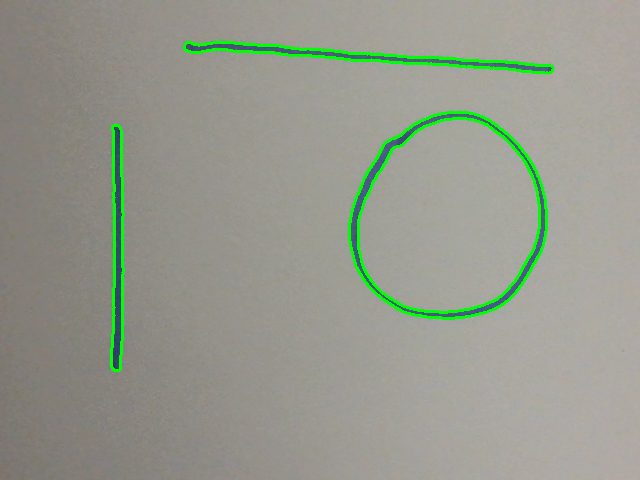
#> input picture vector/formitas.png, 640 x 480 px, found by its file name
$ python contour_to_coordinate_file.py
#> lines starting #> are read from the running program, lines starting #| are printed output that depends on the picture; after the words box and inside, x2 and y2 are one past the last pixel; in counts of white or black regions, pixels touching at a corner belong together
### vector/reduced_coords.py
from matplotlib import pyplot as plt
from scipy.interpolate import interp1d
import numpy
import random
import math


def reduced_coords(x_coords, y_coords, factor):
    n_points = int(len(x_coords) * factor)
    x_coords = numpy.array(x_coords)
    x_min = x_coords.min()
    x_max = x_coords.max()
    x_range = x_max - x_min
    distances = []
    tallied_distances = [0]
    tallied_distance = 0
    for i in range(0, len(x_coords) - 1):
        xi = x_coords[i]
        xf = x_coords[i + 1]
        yi = y_coords[i]
        yf = y_coords[i + 1]
        d = math.sqrt((xf - xi) ** 2 + (yf - yi) ** 2)
        tallied_distance += d
        tallied_distances.append(tallied_distance)
    random_distances_along_line = [0]
    for i in range(0, n_points - 2):
        random_distances_along_line.append(random.random() * tallied_distance)
    random_distances_along_line.sort()
    new_x_points = [x_coords[0]]
    new_y_points = [y_coords[0]]
    for i in range(0, len(random_distances_along_line)):
        dt = random_distances_along_line[i]
        for j in range(0, len(tallied_distances) - 1):
            di = tallied_distances[j]
            df = tallied_distances[j + 1]
            if di < dt and dt < df:
                difference = dt - di
                xi = x_coords[j]
                xf = x_coords[j + 1]
                yi = y_coords[j]
                yf = y_coords[j + 1]
                xt = xi + (xf - xi) * difference / (df - di)
                yt = yi + (yf - yi) * difference / (df - di)
                new_x_points.append(xt)
                new_y_points.append(yt)
    new_x_points.append(x_coords[len(x_coords) - 1])
    new_y_points.append(y_coords[len(y_coords) - 1])
    # [5 lines of commented-out code are left out]
    return new_x_points, new_y_points, n_points


def approximate_coords(x_coords, y_coords, n=4, distance_threshold=0.005):
    # Initialize new lists to store the averaged coordinates
    new_x_coords = []
    new_y_coords = []

    i = 0
    while i < len(x_coords) - 1:
        # Calculate the distance between the current point and the next point
        dist = math.sqrt((x_coords[i + 1] - x_coords[i]) ** 2 + (y_coords[i + 1] - y_coords[i]) ** 2)

        # If the distance is below the threshold, average the points within the window of size n
        if dist < distance_threshold:
            x_window = x_coords[i:i + n]
            y_window = y_coords[i:i + n]

            avg_x = sum(x_window) / len(x_window)
            avg_y = sum(y_window) / len(y_window)

            new_x_coords.append(avg_x)
            new_y_coords.append(avg_y)

            i += n  # Skip the next n points
        else:
            # If the distance is above the threshold, just add the current point
            new_x_coords.append(x_coords[i])
            new_y_coords.append(y_coords[i])

            i += 1  # Move to the next point

    # Append the last point to make sure the contour closes correctly
    new_x_coords.append(x_coords[-1])
    new_y_coords.append(y_coords[-1])

    # Return the new coordinates and the number of points
    n_points = len(new_x_coords)
    return new_x_coords, new_y_coords, n_points

### cobot/rodri.py
# Test
import socket
import time
import numpy as np


# La siguiente función transforma de radianes a grados para poder insertar las coordenadas indicadas en el teach pendant directamente en las
# funciones de move
# [5 lines left out: function rads_to_degrees_string, not called in this run]


# Punto generico Y1
def draw(x_coords, y_coords):
    # Conexiones IP
    HOST = "192.168.0.18"  # IP del robot
    PORT = 30002  # port: 30001, 30002 o 30003, en ambos extremos
    print("Conectando a IP: ", HOST)

    s = socket.socket(socket.AF_INET, socket.SOCK_STREAM)
    print("conectando...")
    s.connect((HOST, PORT))
    time.sleep(0.5)
    send_command(s, x_coords[0], y_coords[0], 0.1, 7)
    time.sleep(10)
    for i in range(0, len(x_coords) - 1):
        x = x_coords[i]
        y = y_coords[i]
        #z = 0.041
        z = 0.07
        send_command(s, x, y, z, 1.5)
        time.sleep(2)
    send_command(s, x_coords[len(x_coords) - 1], y_coords[len(y_coords) - 1], 0.1, 7)
    time.sleep(10)
    s.close()


# [4 lines left out: function send_command, not called in this run]

# s.send("movel(p[0.5,0.2,0.05,2.5,-1.9,0], a=0.2, v=0.1, t=0, r=0)\n".encode('utf-8'))
# time.sleep(5)

# # Letra Y
# s.send (b"movej(" + rads_to_degrees_string([-8.64, -48.46, 13.09, 29.53, 75.28, -3.93]).encode('utf-8') + ", a=0.5, v=0.25)\n".encode('utf-8'))
# time.sleep(2)
# s.send (b"movej(" + rads_to_degrees_string([-9.75, -48.83, 13.05, 25.97, 75.32, -3.95]).encode('utf-8') + ", a=0.5, v=0.25)\n".encode('utf-8'))
# time.sleep(2)
# s.send (b"movej(" + rads_to_degrees_string([-8.64, -48.46, 13.09, 29.53, 75.28, -3.93]).encode('utf-8') + ", a=0.5, v=0.25)\n".encode('utf-8'))
# time.sleep(2)
# s.send (b"movej(" + rads_to_degrees_string([-9.71, -48.49, 13.04, 24.18, 68.15, -3.95]).encode('utf-8') + ", a=0.5, v=0.25)\n".encode('utf-8'))
# time.sleep(2)
# s.send (b"movej(" + rads_to_degrees_string([-8.64, -48.46, 13.09, 29.53, 75.28, -3.93]).encode('utf-8') + ", a=0.5, v=0.25)\n".encode('utf-8'))
# time.sleep(2)
# s.send (b"movej(" + rads_to_degrees_string([-10.5, -47.68, 13.14, 31.97, 70.54, -4.93]).encode('utf-8') + ", a=0.5, v=0.25)\n".encode('utf-8'))
# time.sleep(2)

# # Punto generico Y2
# s.send (b"movej(" + rads_to_degrees_string([-4.30, -57.68, 34.27, 16.29, 88.02, 1.38]).encode('utf-8') + ", a=0.5, v=0.25)\n".encode('utf-8'))
# time.sleep(5)

# # Punto generico P1
# s.send (b"movej(" + rads_to_degrees_string([-12.35, -63.19, 45.51, 8.92, 72.91, -3.18]).encode('utf-8') + ", a=0.5, v=0.25)\n".encode('utf-8'))
# time.sleep(5)

# # Letra P
# s.send (b"movej(" + rads_to_degrees_string([-12.39, -59.80, 45.51, -0.95, 70.74, -3.18]).encode('utf-8') + ", a=0.5, v=0.25)\n".encode('utf-8'))
# time.sleep(2)
# s.send (b"movej(" + rads_to_degrees_string([-12.38, -59.53, 44.60, -8.67, 71.32, 0.39]).encode('utf-8') + ", a=0.5, v=0.25)\n".encode('utf-8'))
# time.sleep(2)
# s.send (b"movej(" + rads_to_degrees_string([-13.19, -59.48, 44.62, -8.27, 76.08, 0.38]).encode('utf-8') + ", a=0.5, v=0.25)\n".encode('utf-8'))
# time.sleep(2)
# s.send (b"movej(" + rads_to_degrees_string([-13.18, -59.48, 44.66, -4.50, 76.10, 0.38]).encode('utf-8') + ", a=0.5, v=0.25)\n".encode('utf-8'))
# time.sleep(2)
# s.send (b"movej(" + rads_to_degrees_string([-10.72, -59.48, 44.65, -4.51, 76.07, 0.38]).encode('utf-8') + ", a=0.5, v=0.25)\n".encode('utf-8'))
# time.sleep(2)

# # Punto generico P1
# s.send (b"movej(" + rads_to_degrees_string([-11.77, -63.11, 42.62, 10.14, 75.47, -3.18]).encode('utf-8') + ", a=0.5, v=0.25)\n".encode('utf-8'))
# time.sleep(5)

# # Punto generico F1
# s.send (b"movej(" + rads_to_degrees_string([-15.84, -62.38, 42.55, 13.67, 73.35, -7.90]).encode('utf-8') + ", a=0.5, v=0.25)\n".encode('utf-8'))
# time.sleep(5)

# # Letra F
# s.send (b"movej(" + rads_to_degrees_string([-15.53, -59.11, 42.55, 3.62, 71.72, 1.14]).encode('utf-8') + ", a=0.5, v=0.25)\n".encode('utf-8'))
# time.sleep(2)
# s.send (b"movej(" + rads_to_degrees_string([-15.82, -59.06, 41.96, -4.13, 71.12, 1.36]).encode('utf-8') + ", a=0.5, v=0.25)\n".encode('utf-8'))
# time.sleep(2)
# s.send (b"movej(" + rads_to_degrees_string([-18.04, -58.85, 41.95, -4.69, 70.97, 1.36]).encode('utf-8') + ", a=0.5, v=0.25)\n".encode('utf-8'))
# time.sleep(2)
# s.send (b"movej(" + rads_to_degrees_string([-15.82, -59.06, 41.96, -4.13, 71.12, 1.36]).encode('utf-8') + ", a=0.5, v=0.25)\n".encode('utf-8'))
# time.sleep(2)
# s.send (b"movej(" + rads_to_degrees_string([-16.57, -58.85, 41.97, -0.93, 68.96, 1.36]).encode('utf-8') + ", a=0.5, v=0.25)\n".encode('utf-8'))
# time.sleep(2)
# s.send (b"movej(" + rads_to_degrees_string([-18.52, -58.85, 41.97, -0.94, 69.00, 1.36]).encode('utf-8') + ", a=0.5, v=0.25)\n".encode('utf-8'))
# time.sleep(2)

# # Punto generico F2
# s.send (b"movej(" + rads_to_degrees_string([-19.52, -62.71, 41.96, 11.9, 68.95, 1.37]).encode('utf-8') + ", a=0.5, v=0.25)\n".encode('utf-8'))
# time.sleep(5)

### vector/contour_to_coordinate_file.py
import cv2
import matplotlib.pyplot as plt

from cobot.rodri import draw
from reduced_coords import reduced_coords, approximate_coords
import cv2.ximgproc as xipg


def show_points(x_coords_local, y_coords_local):
    plt.figure()
    plt.scatter(x_coords_local, y_coords_local, c='blue', marker='o')
    plt.title('Reduced X, Y Coordinates of All Contours')
    plt.xlabel('X (meters)')
    plt.ylabel('Y (meters)')
    plt.grid(True)
    plt.show()


# Load the image
image = cv2.imread('/Users/rick/faculty/robotica/Robotica-Brazo/vector/formitas.png')
#> image is the input picture: shape (480, 640, 3); mean B, G, R 141.7, 153.4, 149.9

rotated_image = cv2.rotate(image, cv2.ROTATE_90_CLOCKWISE)
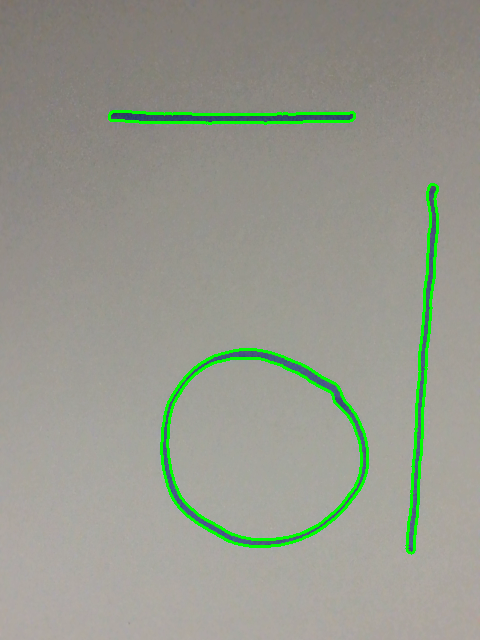
#> rotated_image: shape (640, 480, 3); mean B, G, R 141.7, 153.4, 149.9
flipped_image = cv2.flip(rotated_image, 1)
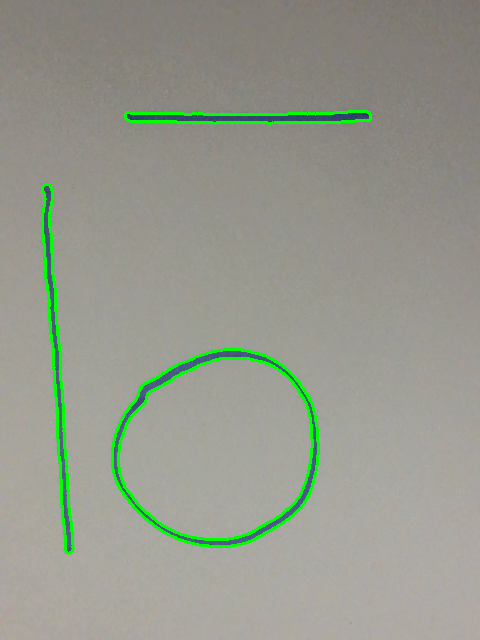
#> flipped_image: shape (640, 480, 3); mean B, G, R 141.7, 153.4, 149.9

# Convert the image to grayscale
gray = cv2.cvtColor(flipped_image, cv2.COLOR_BGR2GRAY)
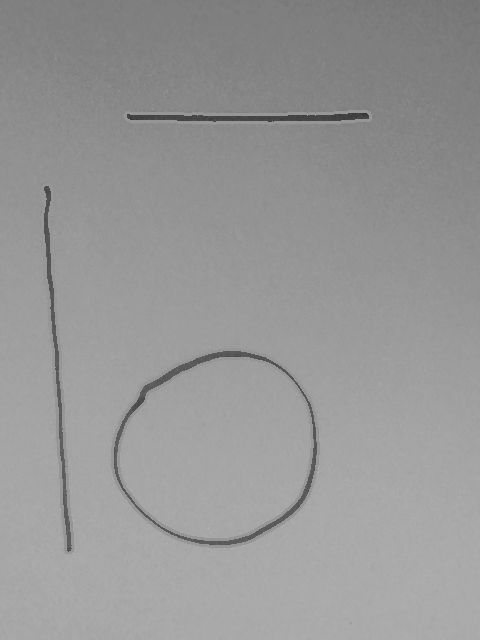
#> gray: shape (640, 480); min 50, max 177, mean 151.1

# Apply Gaussian blur to reduce noise
blurred = cv2.GaussianBlur(gray, (5, 5), 0)

# Apply edge detection (Canny) with different thresholds if necessary
edges = cv2.Canny(blurred, 100, 200)
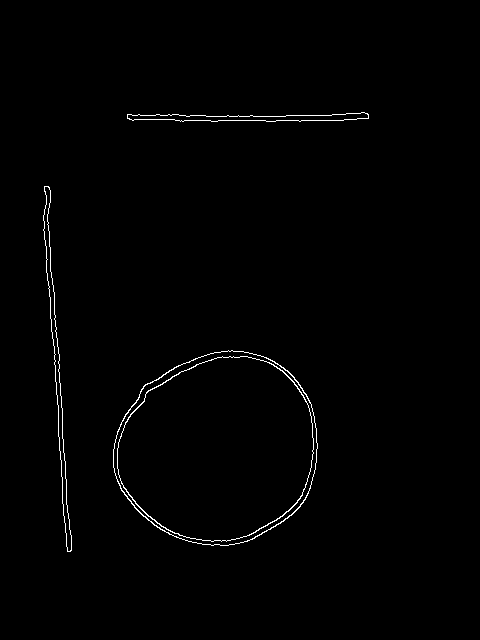
#> edges: shape (640, 480); 0.87% white in thin lines or dots, all inside (x1, y1, x2, y2) = (43, 112, 369, 552)

# Apply thinning to reduce lines to single-pixel width
thinned_edges = xipg.thinning(edges)

# Find contours using RETR_TREE to get both internal and external contours with hierarchy
contours, hierarchy = cv2.findContours(thinned_edges, cv2.RETR_TREE, cv2.CHAIN_APPROX_SIMPLE)
#> contours = 8 contours; box (x1, y1, x2, y2) and area: (113, 350, 318, 546) 30808, (113, 350, 318, 546) 30642, (117, 356, 314, 542) 28154, (117, 356, 314, 542) 27990, (43, 186, 72, 552) 1500, (43, 186, 72, 552) 1494, (127, 112, 369, 122) 1148, (127, 112, 369, 122) 1144

# Filter contours based on hierarchy to avoid duplicates (outer vs inner)
filtered_contours = []
for i, h in enumerate(hierarchy[0]):
    # Use the hierarchy to select only the parent contours (outermost and meaningful shapes)
    if h[3] == -1:  # Parent contour
        filtered_contours.append(contours[i])
#> this loop made 8 passes
#> h on passes 1 to 8: [4, -1, 1, -1], [-1, -1, 2, 0], [-1, -1, 3, 1], [-1, -1, -1, 2], [6, 0, 5, -1], [-1, -1, -1, 4], [-1, 4, 7, -1], [-1, -1, -1, 6]
#> after the loop, filtered_contours = 3 contours; box (x1, y1, x2, y2) and area: (113, 350, 318, 546) 30808, (43, 186, 72, 552) 1500, (127, 112, 369, 122) 1148

# Draw filtered contours on the image
cv2.drawContours(flipped_image, filtered_contours, -1, (0, 255, 0), 2)
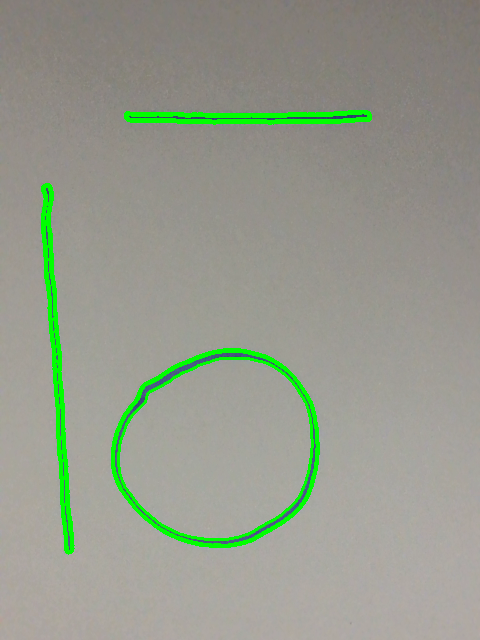
#> flipped_image: shape (640, 480, 3); 0.94% of pixels changed, all inside (x1, y1, x2, y2) = (44, 113, 369, 552)

cv2.imshow("Filtered Contours", flipped_image)
cv2.waitKey(0)

# Define the frame limits (in centimeters)
frame_top_left = (78, 43)  # x=78, y=43
frame_bottom_right = (23, -35)  # x=23, y=-35

# Extract frame width and height in real-world units (centimeters)
frame_width_cm = frame_top_left[0] - frame_bottom_right[0]  # x difference
frame_height_cm = frame_top_left[1] - frame_bottom_right[1]  # y difference

# Get image dimensions (in pixels)
image_height, image_width = flipped_image.shape[:2]
#> image_height = 640; image_width = 480

# Initialize lists to hold all contours' reduced coordinates
all_x_coords = []
all_y_coords = []
n = 0

# Iterate over each filtered contour
for contour in filtered_contours:
    x_coords = []
    y_coords = []

    for point in contour:
        x_pixel, y_pixel = point[0]

        # Scale pixel coordinates to real-world coordinates in centimeters
        x_cm = frame_top_left[0] - (x_pixel / image_width) * frame_width_cm
        y_cm = frame_top_left[1] - (y_pixel / image_height) * frame_height_cm

        # Convert centimeters to meters
        x_m = x_cm / 100.0
        y_m = y_cm / 100.0

        # Append the real-world coordinates to the lists
        x_coords.append(x_m)
        y_coords.append(y_m)

    # Apply reduced_coords to the current contour
    reduced_x, reduced_y, n_points = reduced_coords(x_coords, y_coords, 0.1)
    avg_coords_x, avg_coords_y, _ = approximate_coords(reduced_x, reduced_y, 2, 0.05)
    reduced_x.append(reduced_x[0])
    reduced_y.append(reduced_y[0])

    # show_points(x_coords, y_coords)
    # show_points(reduced_x, reduced_y)
    # show_points(avg_coords_x, avg_coords_y)
#> (the run stopped early here; a loop or call above may not have finished)

$ run again, with vector/A_marcador.png copied over vector/formitas.png
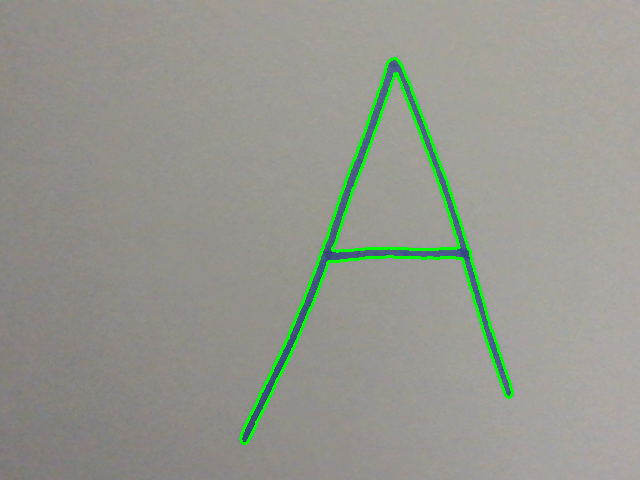
#> input picture vector/A_marcador.png, 640 x 480 px, found by its file name
#> image is the input picture: shape (480, 640, 3); mean B, G, R 143.1, 151.4, 149.6
#> `edges = cv2.Canny(blurred, 100, 200)`:
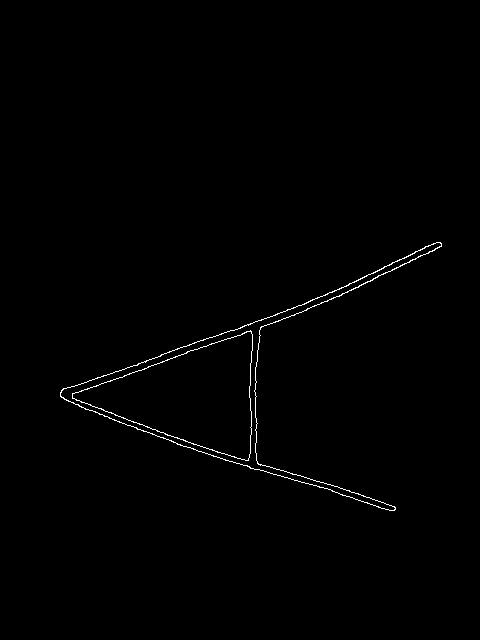
#> edges: shape (640, 480); 0.61% white in thin lines or dots, all inside (x1, y1, x2, y2) = (60, 242, 442, 511)
#> contours = 4 contours; box (x1, y1, x2, y2) and area: (60, 242, 442, 511) 17612, (60, 242, 442, 511) 17442, (72, 331, 253, 461) 12376, (72, 331, 253, 461) 12336
#> the loop `for i, h in enumerate(hierarchy[0]):` made 4 passes
#> h on passes 1 to 4: [-1, -1, 1, -1], [-1, -1, 2, 0], [-1, -1, 3, 1], [-1, -1, -1, 2]
#> after the loop `for i, h in enumerate(hierarchy[0]):`: filtered_contours = 1 contour; box (x1, y1, x2, y2) and area: (60, 242, 442, 511) 17612
#> `cv2.drawContours(flipped_image, filtered_contours, -1, (0, 255, 0), 2)`:
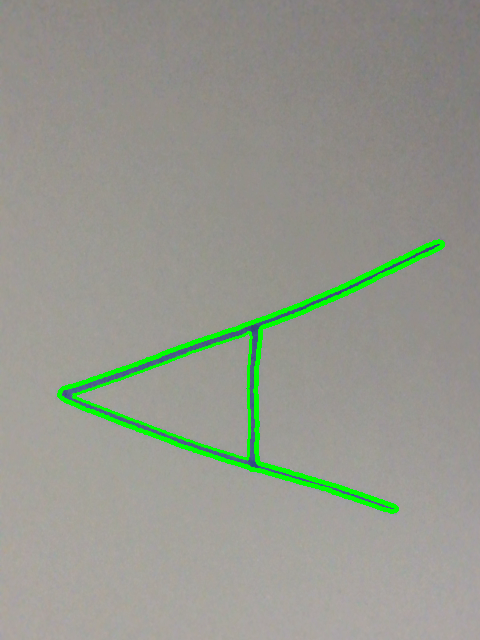
#> flipped_image: shape (640, 480, 3); mean B, G, R 142.2, 152.6, 149
